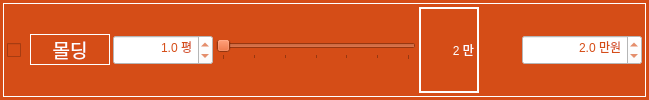
                 <widget class="QFrame" name="frame_122">
                  <property name="minimumSize">
                   <size>
                    <width>0</width>
                    <height>30</height>
                   </size>
                  </property>
                  <property name="maximumSize">
                   <size>
                    <width>16777215</width>
                    <height>16777215</height>
                   </size>
                  </property>
                  <property name="font">
                   <font>
                    <family>나눔고딕 ExtraBold</family>
                    <pointsize>9</pointsize>
                    <weight>9</weight>
                    <italic>false</italic>
                    <bold>false</bold>
                   </font>
                  </property>
                  <property name="styleSheet">
                   <string notr="true">background-color: rgb(213, 77, 23);
font: 75 9pt &quot;나눔고딕 ExtraBold&quot;;</string>
                  </property>
                  <layout class="QHBoxLayout" name="horizontalLayout_269">
                   <property name="leftMargin">
                    <number>3</number>
                   </property>
                   <property name="topMargin">
                    <number>3</number>
                   </property>
                   <property name="rightMargin">
                    <number>3</number>
                   </property>
                   <property name="bottomMargin">
                    <number>3</number>
                   </property>
                   <item>
                    <widget class="QFrame" name="horizontalFrame_21">
                     <property name="styleSheet">
                      <string notr="true">color: rgb(255, 255, 255);</string>
                     </property>
                     <property name="frameShape">
                      <enum>QFrame::Box</enum>
                     </property>
                     <layout class="QHBoxLayout" name="horizontalLayout_91">
                      <property name="spacing">
                       <number>3</number>
                      </property>
                      <property name="leftMargin">
                       <number>3</number>
                      </property>
                      <property name="topMargin">
                       <number>3</number>
                      </property>
                      <property name="rightMargin">
                       <number>3</number>
                      </property>
                      <property name="bottomMargin">
                       <number>3</number>
                      </property>
                      <item>
                       <widget class="QCheckBox" name="checkBox_demol_mold">
                        <property name="minimumSize">
                         <size>
                          <width>20</width>
                          <height>30</height>
                         </size>
                        </property>
                        <property name="maximumSize">
                         <size>
                          <width>16777215</width>
                          <height>16777215</height>
                         </size>
                        </property>
                        <property name="styleSheet">
                         <string notr="true">color: rgb(255, 255, 255);</string>
                        </property>
                        <property name="text">
                         <string/>
                        </property>
                        <property name="checked">
                         <bool>false</bool>
                        </property>
                        <property name="tristate">
                         <bool>false</bool>
                        </property>
                       </widget>
                      </item>
                      <item>
                       <widget class="QLabel" name="label_21">
                        <property name="sizePolicy">
                         <sizepolicy hsizetype="Preferred" vsizetype="Fixed">
                          <horstretch>0</horstretch>
                          <verstretch>0</verstretch>
                         </sizepolicy>
                        </property>
                        <property name="minimumSize">
                         <size>
                          <width>80</width>
                          <height>30</height>
                         </size>
                        </property>
                        <property name="maximumSize">
                         <size>
                          <width>16777215</width>
                          <height>16777215</height>
                         </size>
                        </property>
                        <property name="font">
                         <font>
                          <family>구름 산스 500</family>
                          <pointsize>14</pointsize>
                          <weight>50</weight>
                          <italic>false</italic>
                          <bold>false</bold>
                         </font>
                        </property>
                        <property name="styleSheet">
                         <string notr="true">background-color: rgb(213, 77, 23);
color: rgb(255, 255, 255);
font: 14pt &quot;구름 산스 500&quot;;</string>
                        </property>
                        <property name="frameShape">
                         <enum>QFrame::Box</enum>
                        </property>
                        <property name="text">
                         <string>몰딩</string>
                        </property>
                        <property name="alignment">
                         <set>Qt::AlignCenter</set>
                        </property>
                       </widget>
                      </item>
                      <item>
                       <widget class="QDoubleSpinBox" name="doubleSpinBox_demol_area_mold">
                        <property name="minimumSize">
                         <size>
                          <width>100</width>
                          <height>30</height>
                         </size>
                        </property>
                        <property name="styleSheet">
                         <string notr="true">background-color: rgb(255, 255, 255);
color: rgb(213, 77, 23);
font: 12pt &quot;구름 산스 500&quot;;</string>
                        </property>
                        <property name="alignment">
                         <set>Qt::AlignRight|Qt::AlignTrailing|Qt::AlignVCenter</set>
                        </property>
                        <property name="prefix">
                         <string/>
                        </property>
                        <property name="suffix">
                         <string> 평</string>
                        </property>
                        <property name="decimals">
                         <number>1</number>
                        </property>
                        <property name="minimum">
                         <double>0.100000000000000</double>
                        </property>
                        <property name="maximum">
                         <double>100.000000000000000</double>
                        </property>
                        <property name="singleStep">
                         <double>0.200000000000000</double>
                        </property>
                        <property name="value">
                         <double>1.000000000000000</double>
                        </property>
                       </widget>
                      </item>
                      <item>
                       <widget class="QSlider" name="horizontalSlider_demol_mold">
                        <property name="minimumSize">
                         <size>
                          <width>200</width>
                          <height>0</height>
                         </size>
                        </property>
                        <property name="maximumSize">
                         <size>
                          <width>200</width>
                          <height>16777215</height>
                         </size>
                        </property>
                        <property name="minimum">
                         <number>20</number>
                        </property>
                        <property name="maximum">
                         <number>50</number>
                        </property>
                        <property name="singleStep">
                         <number>1</number>
                        </property>
                        <property name="pageStep">
                         <number>1</number>
                        </property>
                        <property name="value">
                         <number>20</number>
                        </property>
                        <property name="orientation">
                         <enum>Qt::Horizontal</enum>
                        </property>
                        <property name="invertedAppearance">
                         <bool>false</bool>
                        </property>
                        <property name="invertedControls">
                         <bool>false</bool>
                        </property>
                        <property name="tickPosition">
                         <enum>QSlider::TicksBelow</enum>
                        </property>
                        <property name="tickInterval">
                         <number>5</number>
                        </property>
                       </widget>
                      </item>
                      <item>
                       <widget class="QLabel" name="label_demol_mold">
                        <property name="minimumSize">
                         <size>
                          <width>60</width>
                          <height>0</height>
                         </size>
                        </property>
                        <property name="maximumSize">
                         <size>
                          <width>60</width>
                          <height>16777215</height>
                         </size>
                        </property>
                        <property name="styleSheet">
                         <string notr="true">font: 12pt &quot;구름 산스 500&quot;;</string>
                        </property>
                        <property name="frameShape">
                         <enum>QFrame::WinPanel</enum>
                        </property>
                        <property name="text">
                         <string>2 만</string>
                        </property>
                        <property name="alignment">
                         <set>Qt::AlignRight|Qt::AlignTrailing|Qt::AlignVCenter</set>
                        </property>
                       </widget>
                      </item>
                      <item>
                       <spacer name="horizontalSpacer_15">
                        <property name="orientation">
                         <enum>Qt::Horizontal</enum>
                        </property>
                        <property name="sizeType">
                         <enum>QSizePolicy::Expanding</enum>
                        </property>
                        <property name="sizeHint" stdset="0">
                         <size>
                          <width>40</width>
                          <height>20</height>
                         </size>
                        </property>
                       </spacer>
                      </item>
                      <item>
                       <widget class="QDoubleSpinBox" name="doubleSpinBox_demol_cost_mold">
                        <property name="minimumSize">
                         <size>
                          <width>120</width>
                          <height>30</height>
                         </size>
                        </property>
                        <property name="styleSheet">
                         <string notr="true">background-color: rgb(255, 255, 255);
color: rgb(213, 77, 23);
font: 12pt &quot;구름 산스 500&quot;;</string>
                        </property>
                        <property name="alignment">
                         <set>Qt::AlignRight|Qt::AlignTrailing|Qt::AlignVCenter</set>
                        </property>
                        <property name="prefix">
                         <string/>
                        </property>
                        <property name="suffix">
                         <string> 만원</string>
                        </property>
                        <property name="decimals">
                         <number>1</number>
                        </property>
                        <property name="minimum">
                         <double>0.100000000000000</double>
                        </property>
                        <property name="maximum">
                         <double>500.000000000000000</double>
                        </property>
                        <property name="singleStep">
                         <double>1.000000000000000</double>
                        </property>
                        <property name="value">
                         <double>2.000000000000000</double>
                        </property>
                       </widget>
                      </item>
                     </layout>
                    </widget>
                   </item>
                  </layout>
                 </widget>
